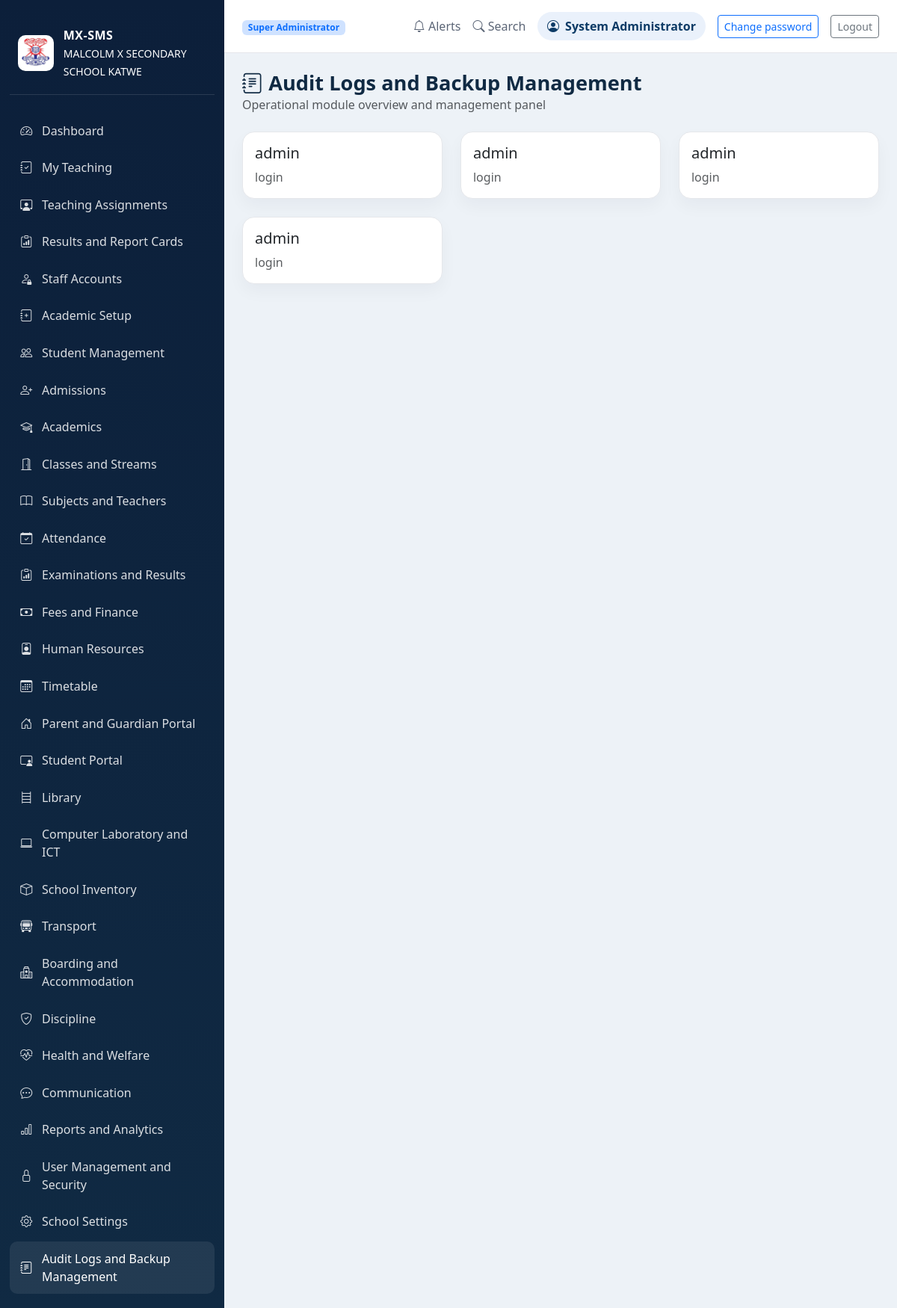
The app's page /audit (signed in) with its own data.
### app/models.py (models this page shows, shortened)
class Role(db.Model):
    __tablename__ = "role"
    id: Mapped[int] = mapped_column(Integer, primary_key=True)
    name: Mapped[str] = mapped_column(String(80), unique=True, nullable=False)
    description: Mapped[str] = mapped_column(Text, default="")
    permissions: Mapped[list["Permission"]] = relationship(
        "Permission",
        secondary=roles_permissions,
        back_populates="roles",
        cascade="all, delete",
    )
    users: Mapped[list["User"]] = relationship("User", back_populates="role")

class User(UserMixin, db.Model):
    __tablename__ = "user"
    id: Mapped[int] = mapped_column(Integer, primary_key=True)
    username: Mapped[str] = mapped_column(String(40), unique=True, nullable=False)
    email: Mapped[str] = mapped_column(String(120), unique=True, nullable=False)
    password_hash: Mapped[str] = mapped_column(String(255), nullable=False)
    first_name: Mapped[str] = mapped_column(String(80), nullable=False)
    last_name: Mapped[str] = mapped_column(String(80), nullable=False)
    role_id: Mapped[int | None] = mapped_column(ForeignKey("role.id"), nullable=True)
    is_active: Mapped[bool] = mapped_column(default=True)
    created_at: Mapped[datetime] = mapped_column(DateTime, default=datetime.utcnow)
    role: Mapped[Role | None] = relationship("Role", back_populates="users")
    @property
    def full_name(self):
        return f"{self.first_name} {self.last_name}".strip()

class AuditLog(db.Model):
    __tablename__ = "audit_log"
    id: Mapped[int] = mapped_column(Integer, primary_key=True)
    actor: Mapped[str] = mapped_column(String(120), nullable=False)
    action: Mapped[str] = mapped_column(String(160), nullable=False)
    details: Mapped[str] = mapped_column(Text, default="")
    created_at: Mapped[datetime] = mapped_column(DateTime, default=datetime.utcnow)

### app/routes.py (the view)
@main.route("/audit")
@login_required
def audit():
    logs = AuditLog.query.order_by(AuditLog.created_at.desc()).limit(25).all()
    return render_template("module.html", module={"label": "Audit Logs and Backup Management", "icon": "bi-journal-text"}, records=logs)

### app/routes.py (called while the page is built, shortened)
def role_name(user=None):
    user = user or current_user._get_current_object()
    if isinstance(user, StudentAccount):
        return "Student"
    user_role = getattr(user, "role", None)
    return user_role.name if user_role else None

@main.before_request
def restrict_student_access():
    if not current_user.is_authenticated:
        return None
    user = current_user._get_current_object()
    endpoint = request.endpoint
    if isinstance(user, StudentAccount):
        if endpoint not in STUDENT_ENDPOINTS:
            return redirect(url_for("main.student_portal"))
        return None
    role = role_name(user)
    if role == "Super Administrator":
        return None
    if endpoint not in ROLE_ENDPOINTS.get(role, set()):
        abort(403)
    return None

@main.context_processor
def inject_globals():
    user_role = role_name()
    if user_role == "Student":
        allowed_slugs = {"student-portal"}
    elif user_role == "Teacher":
        allowed_slugs = {"dashboard", "teacher-work"}
    elif user_role == "Bursar":
        allowed_slugs = {"dashboard", "finance"}
    else:
        allowed_slugs = {module["slug"] for module in MODULES}
    school = School.query.first()
    return {
        "module_nav": [module for module in MODULES if module["slug"] in allowed_slugs],
        "is_student_user": user_role == "Student",
        "user_role": user_role,
        "school": school,
        "school_name": school.name if school else "MALCOLM X SECONDARY SCHOOL KATWE",
    }

### app/templates/module.html (shortened to what this page needs)
{% extends 'base.html' %}
{% block content %}
<div class="d-flex justify-content-between align-items-center mb-4">
  <div>
    <h2 class="page-title"><i class="bi {{ module.icon }} me-2"></i>{{ module.label }}</h2>
    <p class="text-muted mb-0">Operational module overview and management panel</p>
  </div>
</div>
<div class="row g-4">
  {% if records %}
    {% for record in records %}
      <div class="col-md-4">
        <div class="card h-100">
          <div class="card-body">
            {% if record.name %}
              <h5 class="card-title">{{ record.name }}</h5>
            {% elif record.full_name %}
              <h5 class="card-title">{{ record.full_name }}</h5>
            {% elif record.student_no %}
              <h5 class="card-title">{{ record.student_no }}</h5>
            {% elif record.actor %}
              <h5 class="card-title">{{ record.actor }}</h5>
            {% elif record.title %}
              <h5 class="card-title">{{ record.title }}</h5>
            {% else %}
              <h5 class="card-title">{{ record }}</h5>
            {% endif %}
            {% if record.description %}
              <p class="text-muted mb-0">{{ record.description }}</p>
            {% elif record.action %}
              <p class="text-muted mb-0">{{ record.action }}</p>
            {% elif record.phone %}
              <p class="text-muted mb-0">{{ record.phone }}</p>
            {% elif record.status %}
              <p class="text-muted mb-0">{{ record.status }}</p>
            {% else %}
              <p class="text-muted mb-0">School record</p>
            {% endif %}
          </div>
        </div>
      </div>
    {% endfor %}
  {% endif %}
</div>
{% endblock %}

### app/templates/base.html (shortened to what this page needs)
<!DOCTYPE html>
<html lang="en">
  <head>
    <link href="https://cdn.jsdelivr.net/npm/bootstrap@5.3.3/dist/css/bootstrap.min.css" rel="stylesheet" />
    <link rel="stylesheet" href="https://cdn.jsdelivr.net/npm/bootstrap-icons@1.11.3/font/bootstrap-icons.min.css" />
    <link rel="stylesheet" href="{{ url_for('static', filename='css/style.css') }}" />
  </head>
  <body>
    {% if current_user.is_authenticated %}
    <div class="app-shell d-flex">
      <aside class="sidebar">
        <div class="brand-box">
          <img
            class="school-badge sidebar-school-badge"
            src="{{ url_for('static', filename=school.profile_photo) if school and school.profile_photo else url_for('static', filename='images/school-badge.png') }}"
            alt="{{ school.name ~ ' profile picture' if school and school.profile_photo else 'Malcolm X Secondary School badge' }}"
          />
          <div>
            <div class="brand-name">MX-SMS</div>
            <small>{{ school_name }}</small>
          </div>
        </div>
        <nav class="nav flex-column mt-4 sidebar-nav">
          {% for module in module_nav %}
            <a class="nav-link {% if request.endpoint == module.route %}active{% endif %}" href="{{ url_for(module.route) }}">
              <i class="bi {{ module.icon }}"></i>
              <span>{{ module.label }}</span>
            </a>
          {% endfor %}
        </nav>
      </aside>
      <main class="content-area">
        <header class="topbar">
          <div>
            <span class="badge bg-primary-subtle text-primary">
              {{ 'Student portal' if is_student_user else user_role }}
            </span>
          </div>
          <div class="topbar-actions">
            <span class="me-3"><i class="bi bi-bell"></i> Alerts</span>
            <span class="me-3"><i class="bi bi-search"></i> Search</span>
            <span class="user-pill"><i class="bi bi-person-circle"></i> {{ current_user.full_name }}</span>
            {% if not is_student_user %}
              <a href="{{ url_for('main.staff_change_password') }}" class="btn btn-sm btn-outline-primary ms-3">Change password</a>
            {% endif %}
            <a href="{{ url_for('main.logout') }}" class="btn btn-sm btn-outline-secondary ms-3">Logout</a>
          </div>
        </header>
        <div class="page-body">{% block content %}{% endblock %}</div>
      </main>
    </div>
    {% endif %}
  </body>
</html>

### app/static/css/style.css (style rules this page uses)
:root { --primary: #0d3b66; --primary-soft: #eaf1fb; --navy: #102a43; --muted: #5b6576; --panel: #f8fafc; --light-border: #e5e7eb; --success: #1b9c85; --warning: #f4b942; --info: #3b82f6; }
body { background: #edf2f7; color: #1f2937; font-family: "Segoe UI", Tahoma, sans-serif; }
.school-badge { display: block; flex: 0 0 auto; object-fit: contain; background: #fff; border-radius: 10px; }
.sidebar-school-badge { width: 48px; height: 48px; padding: 2px; }
.app-shell { min-height: 100vh; }
.sidebar { width: 300px; background: linear-gradient(180deg, #0c1f3a 0%, #102a43 100%); color: white; padding: 1.2rem 0.8rem; overflow-y: auto; }
.brand-box { display: flex; align-items: center; gap: 0.8rem; padding: 1rem 0.7rem 1.2rem; border-bottom: 1px solid rgba(255, 255, 255, 0.12); }
.brand-name { font-weight: 700; letter-spacing: 0.03em; }
.sidebar-nav { gap: 0.2rem; }
.sidebar-nav .nav-link { color: rgba(255,255,255,0.85); border-radius: 10px; padding: 0.7rem 0.9rem; display: flex; align-items: center; gap: 0.8rem; transition: 0.2s ease; }
.sidebar-nav .nav-link:hover, .sidebar-nav .nav-link.active { background: rgba(255,255,255,0.08); color: white; }
.content-area { flex: 1; background: #edf2f7; }
.topbar { background: white; border-bottom: 1px solid var(--light-border); padding: 1rem 1.5rem; display: flex; justify-content: space-between; align-items: center; }
.topbar-actions { display: flex; align-items: center; color: var(--muted); }
.user-pill { display: inline-flex; align-items: center; gap: 0.5rem; background: var(--primary-soft); border-radius: 999px; padding: 0.45rem 0.8rem; color: var(--primary); font-weight: 600; }
.page-body { padding: 1.5rem; }
.page-title { font-size: clamp(1.7rem, 2vw, 2.3rem); font-weight: 700; color: var(--navy); margin: 0; }
.card { border: 1px solid var(--light-border); border-radius: 16px; box-shadow: 0 10px 22px rgba(15, 23, 42, 0.04); background: white; }

### records on screen
Role: name "Super Administrator"
User: is_active True (drawn), full_name "System Administrator"
AuditLog: actor "admin", action "login"
AuditLog: actor "admin", action "login"
AuditLog: actor "admin", action "login"
AuditLog: actor "admin", action "login"

### other values on screen
{{ school_name }} "MALCOLM X SECONDARY SCHOOL KATWE"
{{ module.label }} "Dashboard" "My Teaching" "Teaching Assignments" "Results and Report Cards" "Staff Accounts" "Academic Setup" "Student Management" "Admissions" "Academics" "Classes and Streams" "Subjects and Teachers" "Attendance" "Examinations and Results" "Fees and Finance" "Human Resources" "Timetable" "Parent and Guardian Portal" "Student Portal" "Library" "Computer Laboratory and ICT" "School Inventory" "Transport" "Boarding and Accommodation" "Discipline" "Health and Welfare" "Communication" "Reports and Analytics" "User Management and Security" "School Settings" "Audit Logs and Backup Management"
{{ module.label }} "Audit Logs and Backup Management"
